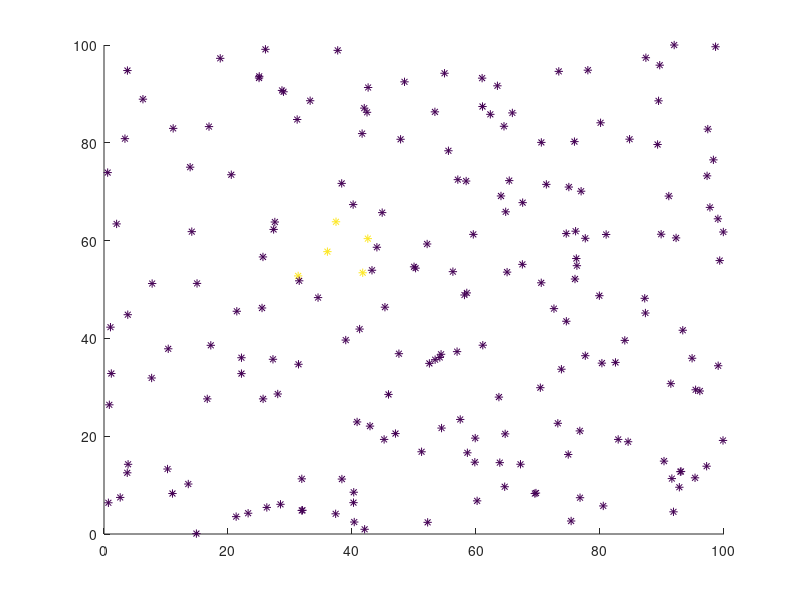
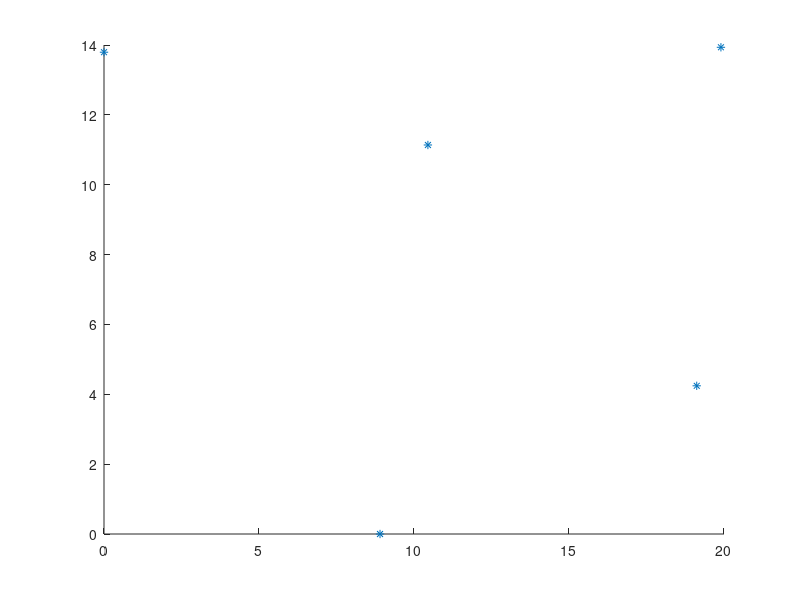

Source code (MATLAB) for these figures, in order:
% toy problem of image registration in R^2

% separate this into two things ...
% you can either extract a subset closest together (good for testing)
% or get *any* random subset. just throw a flag and do subfunctions ya




N = 200; % total number of points in set
n_extracted = 5; % the number of points to extract 

scale_by = 10*rand() % get a random scaling value

i = 1; % this is just for indexing figures, ignore

% N random pairs of doubles between 0 and 100
A = rand(N,2)*100;
% scatter(A(:,1),A(:,2),'filled')
% arbitrarily choose one pair
xo = A(randi(size(A,1)),:);

% sort A by euclidean distance to this point
ed = bsxfun(@minus, A, xo);
ed = ed.*ed;
ed = sum(ed,2);
[~, ind] = sort(ed);

dA = A(ind,:); % this is A with rows sorted by distance from xo

% this defines how to color the points.
% make the extracted ones a different color
c = zeros(size(dA,1),1);
c(1:n_extracted) = 1;
figure(i); scatter(dA(:,1),dA(:,2), [], c, 'Marker', '*'); i=i+1;

% okay, so we extract these points. This is now "X" exactly, or what we
% will hope to recover again.
X_ex = dA(1:n_extracted,:);
%figure(i); scatter(X_ex(:,1),X_ex(:,2),'Marker', '*'); i=i+1;

% now rotate these by some random amount
theta = 2*pi*rand();
R = [cos(theta) -sin(theta) ; sin(theta) cos(theta)];

% rotate each row according to R (yes this is correct)
X = X_ex*R';
% now translate it down to the origin and scale
X = scale_by*bsxfun(@minus, X, min(X));
figure(i); scatter(X(:,1),X(:,2),'Marker', '*'); i=i+1;
